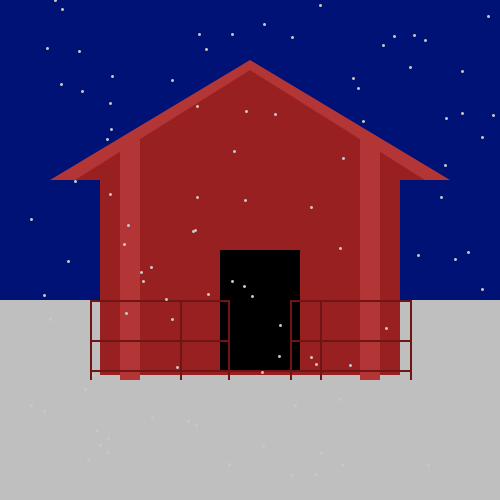
Frame 1 (no input)
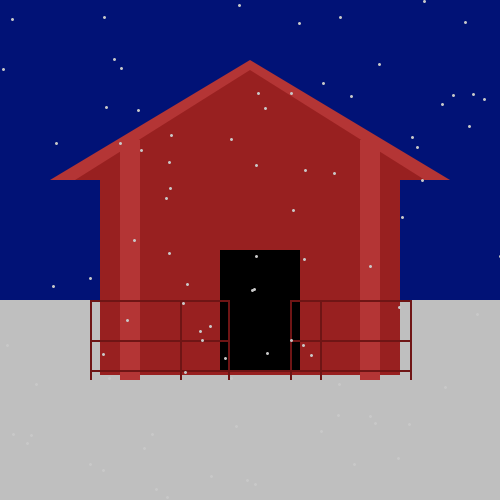
Frame 60 (the mouse pressed at the canvas centre just before this capture)
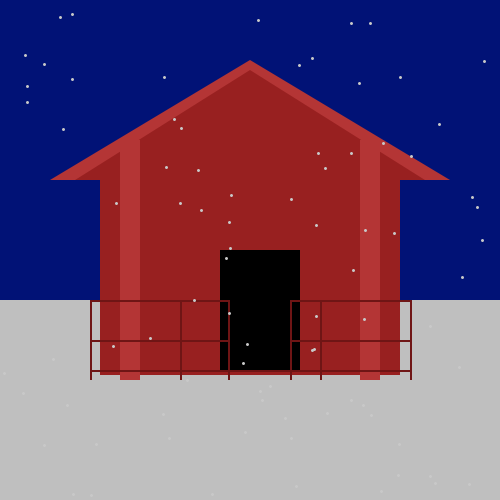
Frame 120 (the mouse held since frame 60 and released just before this capture)

The Processing sketch that drew these frames (run headless with seeded random() and noise(); from frame 60 on, the mouse is pressed at the canvas centre):

// Processing sketch: processing_134826
// ── processing_134826.pde

//Lua
float u = 600;
//porta
char letter= 'a';

//Neve*/
int pingos=200;
float [] chuvax;
float [] chuvay;

void setup() {
  size(500, 500);
  frameRate(50);
  background(#011276);
  strokeWeight(3);
  //  frameRate(10);
  stroke(150);
  chuvax = new float[pingos];
  chuvay = new float[pingos];
  for (int i=0; i<pingos; i++)
  {
    chuvax[i] = floor(random(-600, 500));
    chuvay[i] = floor(random(height));
  }
}

void keyPressed() 
{
  letter= key;
}

void draw() {

  background(#011276);

  //Solo*/
  noStroke();
  fill(#BFBFBF);
  rect(-30, 300, 600, 200);

  //Keys
  switch (letter) {
  case 'l':
  case 'L':
    u = u - 1;
    {
      u = 600;
    }
    fill(255);
    ellipse(u, 30, 50, 50);
    if (u <-100);
  }     
    


  //Casa JapÃ´nesa*/

  //Telhado
  fill(#B43535);
  triangle(50, 180, 250, 60, 450, 180);

  //Telhado e casa
  fill(#982020);
  triangle(75, 180, 250, 70, 425, 180);
  rect(100, 175, 300, 200);

  //Pilares
  fill(#B43535);
  rect(120, 140, 20, 240);
  rect(360, 140, 20, 240);

  //Porta
  fill(0);
  rect(220, 250, 80, 120);

  //Guarda corpo
  fill(#6F1515);
  rect(90, 300, 320, 2);
  rect(90, 340, 320, 2);
  rect(90, 370, 320, 2);
  rect(90, 300, 2, 80);
  rect(410, 300, 2, 80);
  rect(180, 300, 2, 80);
  rect(320, 300, 2, 80);
  rect(228, 300, 2, 80);
  rect(290, 300, 2, 80);

  //porta2
  fill(0);
  rect(230, 250, 60, 120);

  //Keys
  switch(letter) {
  case 'b': 
  case 'B':
    fill(0);
    rect(230, 250, 60, 120);
    break;
  case 'w':
  case 'W':
    fill(255);
    rect(230, 250, 60, 120);
    break;
  case 'r':
  case 'R':
    fill(random(0, 255), random(0, 255), random(0, 255));
    rect(230, 250, 60, 120);
    break;
  }
  //Neve*/
  stroke(200);
  for (int i=0; i<pingos; i++)
  {
    point(chuvax[i], chuvay[i]);
    chuvay[i]=chuvay[i]+1;
    chuvax[i]=chuvax[i]+1;
    if (chuvay[i]>height)
    {
      chuvax[i] =floor(random(-600, 500));
      chuvay[i] = 0;//floor(random(height));
    }
  }
}
